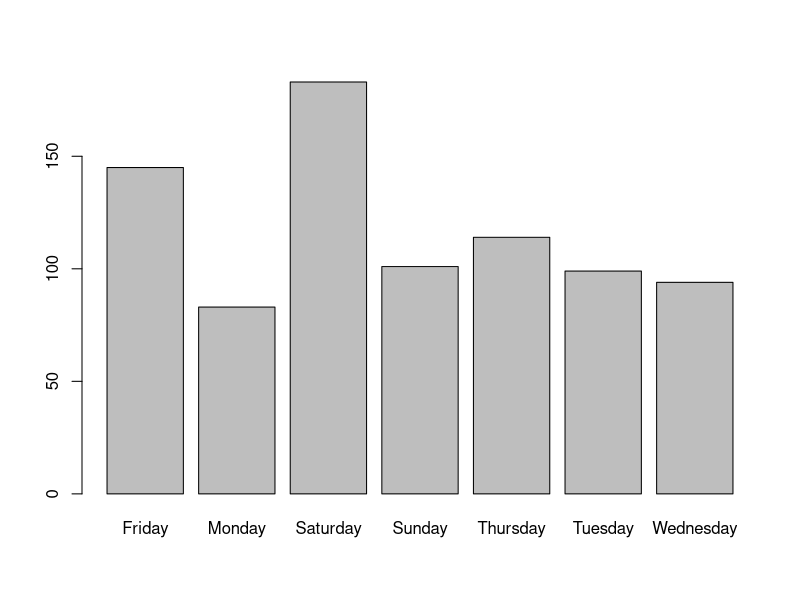
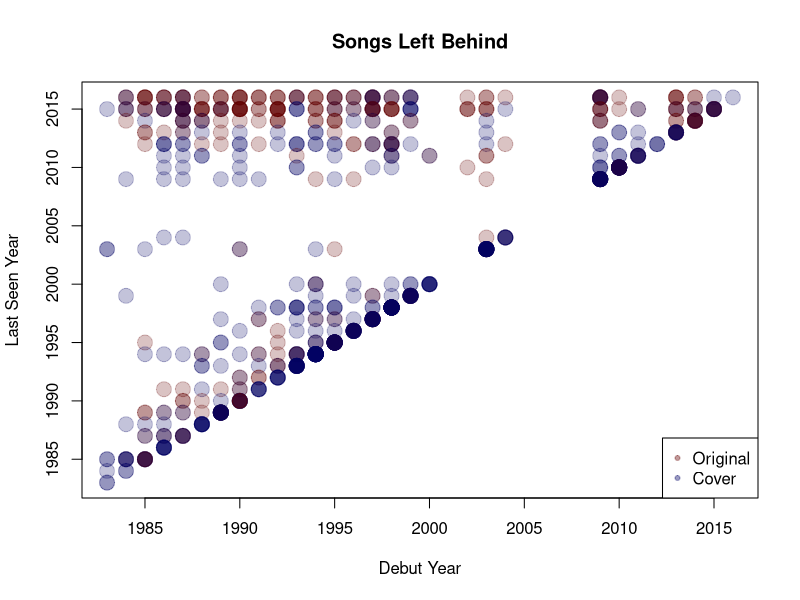
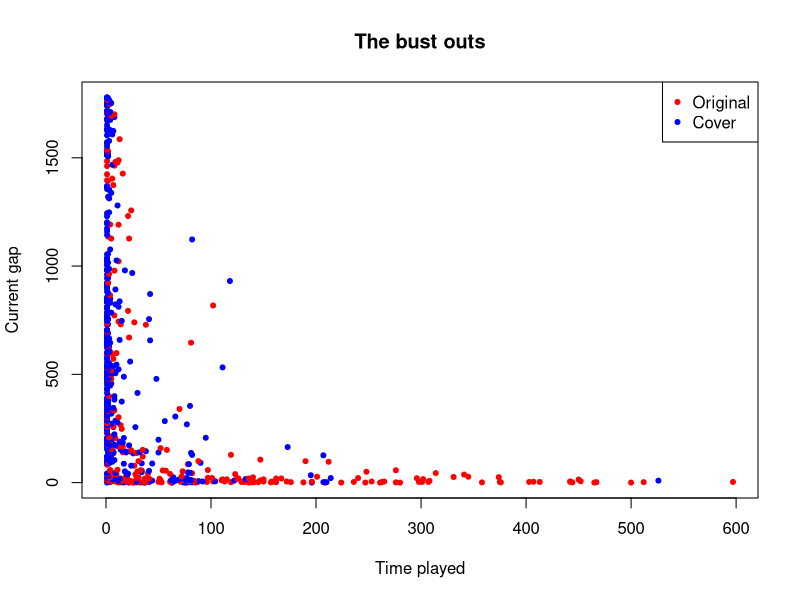

Write the R code that produced these figures, in order.
## ---- chunk 1
require(gtable)
require(ggplot2)
library(gtable)
library(ggplot2)
## ---- chunk 2
yem <- read.csv("phish.csv")
head(yem)
## ---- chunk 3
#barplot(table(weekdays(as.Date(yem$Debut))),names.arg=c("Thu","Sun","Wed","Sat","Fri","Tue","Mon"))
barplot(table(weekdays(as.Date(yem$Debut))))
## ---- chunk 4
cover <- format(yem$Original.Artist)
cover2 <- rep("Cover",length(cover))
cover2[cover == "Phish                                         "] <- "Original"
## ---- chunk 5
plot(as.numeric(format(as.Date(yem$Debut), "%Y")),as.numeric(format(as.Date(yem$Last.Seen), "%Y")), xlab="Debut Year", ylab="Last Seen Year",main="Songs Left Behind",pch=20,xlim=c(1983,2016),ylim=c(1983,2016), col=ifelse(cover2=="Original", rgb(100,0,0,60,maxColorValue=255),rgb(0,0,100,60,maxColorValue=255)), cex=3)
legend("bottomright",legend =c("Original","Cover"),col=c(rgb(100,0,0,100,maxColorValue=255),rgb(0,0,100,100,maxColorValue=255)),pch=20)
## ---- chunk 6
plot(yem$Times.Played,yem$Current.Gap,col=ifelse(cover2=="Original","red","blue"),pch=20,cex=1,main="The bust outs",xlab="Time played",ylab="Current gap")
legend("topright",legend =c("Original","Cover"),col=c("red","blue"),pch=20)
